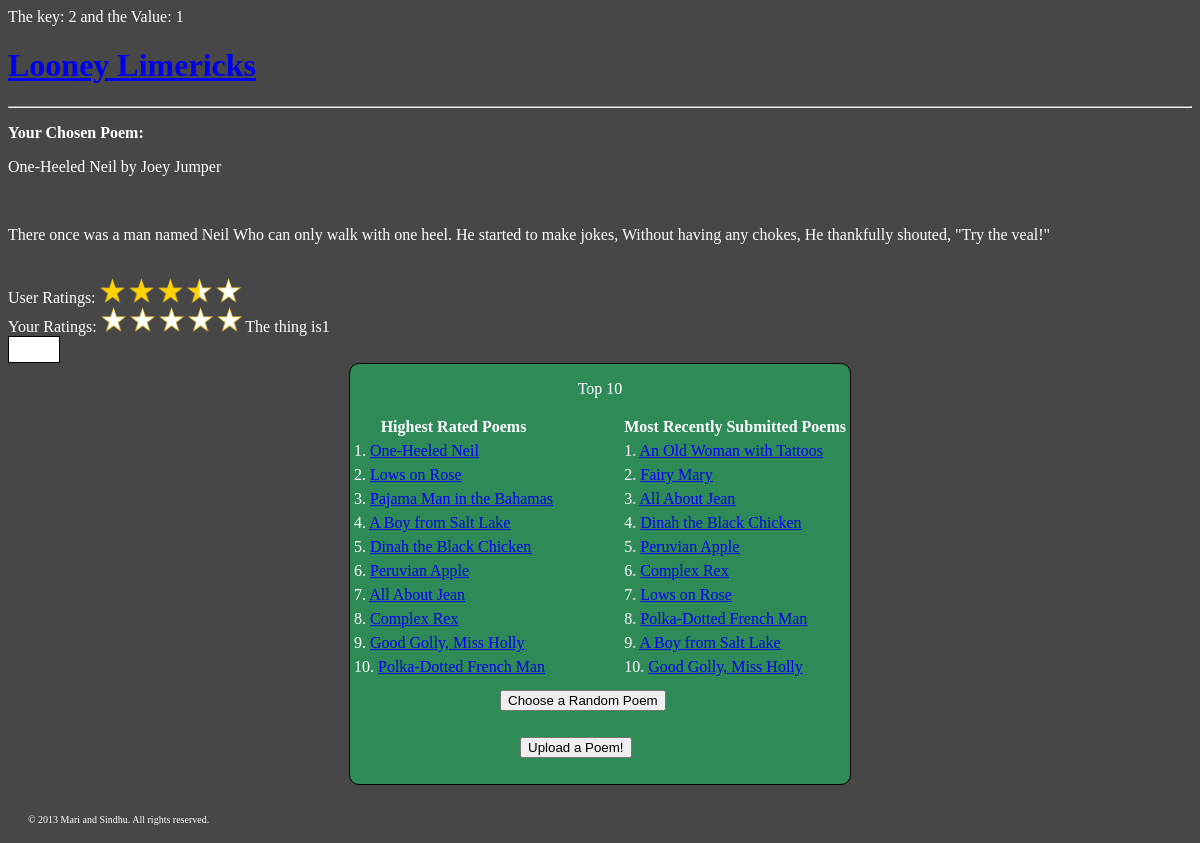
/index.php?poemid=2&yr=1, run on the app's committed database.
### tables this page shows
CREATE TABLE IF NOT EXISTS `ll_table` (
  `id` int(11) NOT NULL AUTO_INCREMENT,
  `title` varchar(30) NOT NULL,
  `author` varchar(30) NOT NULL,
  `poem` text NOT NULL,
  `featuredTime` int(11) DEFAULT NULL,
  `userRating` double DEFAULT NULL,
  PRIMARY KEY (`id`)
);

### models/mainModel.php (called while the page is built, shortened)
<?php
class mainModel{
	function getPoemInformation($id){
		$mostRecent = array();
		$con = mysqli_connect(HOST, USER, PASSWORD);
		mysqli_select_db($con, DBNAME);
		$result = mysqli_query($con,"SELECT * FROM ll_table WHERE id=".$id);
		while($row = mysqli_fetch_array($result)){
			$mostRecent['id'] = $row['id'];
			$mostRecent['title'] = $row['title'];
			$mostRecent['author'] = $row['author'];
			$mostRecent['poem'] = $row['poem'];
		}
		return $mostRecent;
	}
}
?>

### views/poemView.php (the view, shortened to what this page needs)
<h1><a href="index.php">
<?php
echo SITENAME;
include_once("./controllers/main.php");
?>
</a>
</h1>
<hr/>
<?php
	$mainController = new main();
	if(isset($_GET['poemid'])){
		$poemInfo = $mainController->getPoemInfo();
		echo "<p><b> Your Chosen Poem: </b></p>";
		echo "<p>".$poemInfo['title']."  by ". $poemInfo['author']." </p><br />";
		echo "<p>" . $poemInfo['poem'] . "</p><br/>";
	}
	else{
		echo "<p> The Featured Poem: </p><br>";
	}
?>
<div class="userRatings">
User Ratings:
<img id="one-star" src="full-star.png"/>
<img id="two-star" src="full-star.png"/>
<img id="three-star" src="full-star.png"/>
<img id="four-star" src="half-star.png"/>
<img id="five-star" src="unrated-star.png"/>
</div>
<div class="yourRatings">
Your Ratings:
<body>
<a href= <?php echo "index.php?poemid=".$_GET['poemid']."&yr=1";?>><img id="1" src="unrated-star.png" onmouseover="light(this.id)" onmouseout="off(this.id)" onclick="rate(this.id)"/></a>
<a href= <?php echo "index.php?poemid=".$_GET['poemid']."&yr=2";?>><img id="2" src="unrated-star.png" onmouseover="light(this.id)" onmouseout="off(this.id)" onclick="rate(this.id)"/></a>
<a href= <?php echo "index.php?poemid=".$_GET['poemid']."&yr=3";?>><img id="3" src="unrated-star.png" onmouseover="light(this.id)" onmouseout="off(this.id)" onclick="rate(this.id)"/></a>
<a href= <?php echo "index.php?poemid=".$_GET['poemid']."&yr=4";?>><img id="4" src="unrated-star.png" onmouseover="light(this.id)" onmouseout="off(this.id)" onclick="rate(this.id)"/></a>
<a href= <?php echo "index.php?poemid=".$_GET['poemid']."&yr=5";?>><img id="5" src="unrated-star.png" onmouseover="light(this.id)" onmouseout="off(this.id)" onclick="rate(this.id)"/></a>
<?php
	if(isset($_GET['poemid'])){
		if(isset($_SESSION['yourRatings'][$_GET['poemid']]))
		echo "The thing is".$_SESSION['yourRatings'][$_GET['poemid']];
?>
<?php
	}
?>
<div id="rating" style="text-align:center;font-size:23px;border:solid black 1px;height:25px;width:50px;">
</div>
</body>
</div>
<?php
require_once("baseview.php");
?>

### css/style.css (style rules this page uses)
body { background-color: #474747; color:white; }
#rating { text-align:center; font-size:23px; border:solid black 1px; height:25px; width:50px; background-color: white; }
img { height: 25px; width:25px; }

### data on the page
ll_table: title "One-Heeled Neil", author "Joey Jumper", poem "There once was a man named Neil Who can only walk with one heel. He started to make jokes, Without having any chokes, He thankfully shouted, \"Try the veal!\""

### other printed values
$key "2"
$value "1"
SITENAME "Looney Limericks"
$_SESSION['yourRatings'][$_GET['poemid']] "1"
$value "One-Heeled Neil"
$value "Lows on Rose"
$value "Pajama Man in the Bahamas"
$value "A Boy from Salt Lake"
$value "Dinah the Black Chicken"
$value "Peruvian Apple"
$value "All About Jean"
$value "Complex Rex"
$value "Good Golly, Miss Holly"
$value "Polka-Dotted French Man"
$value "An Old Woman with Tattoos"
